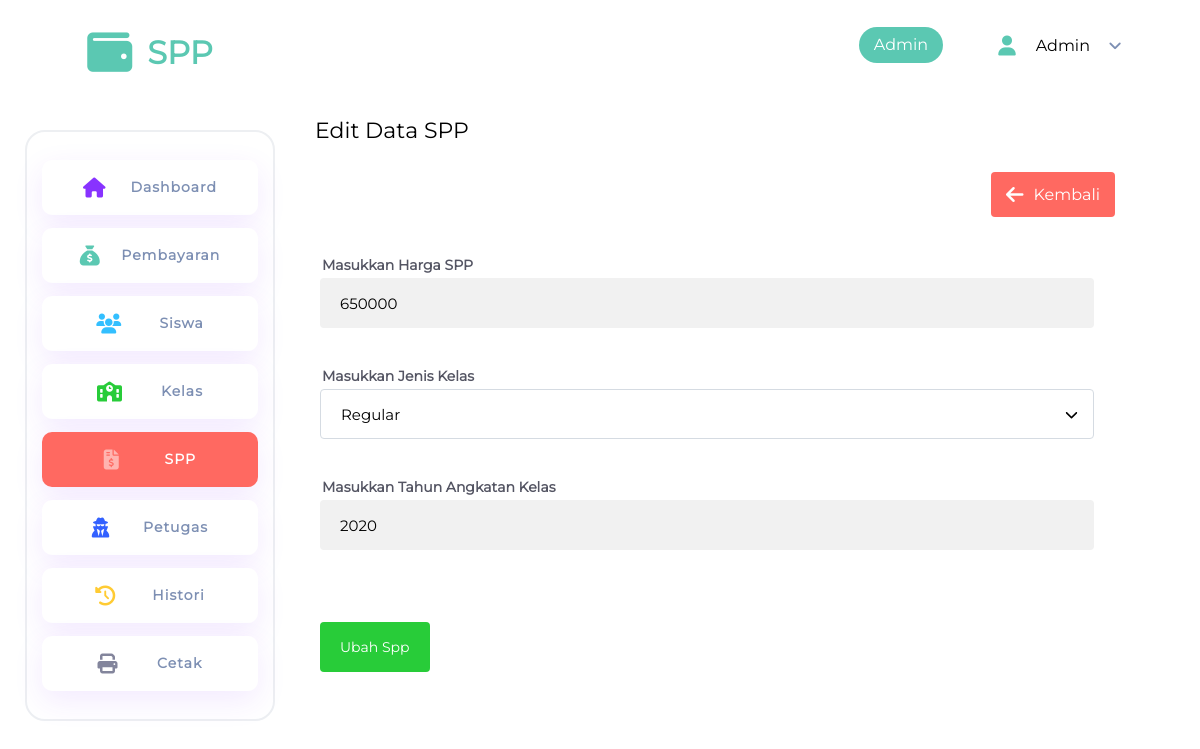
The page /spp/edit.php?id=1 (signed in) on the database its author committed.
### tables this page shows
CREATE TABLE `spp` (
  `id_spp` int(11) NOT NULL,
  `harga_spp` int(11) NOT NULL,
  `jenis_kelas` enum('regular','laptop') NOT NULL,
  `tahun_angkatan` year(4) NOT NULL
);

### app/query.php (called while the page is built, shortened)
<?php
function query($query, $returnFetch = true, $returnInArray = false)
{
    global $koneksi;
    $query = mysqli_query($koneksi, $query);
    $row_data = [];
    if ($returnFetch) {
        while ($rows = mysqli_fetch_assoc($query)) {
            $row_data[] = $rows;
        }
        if (count($row_data) === 1) {
            if ($returnInArray) {
                return $row_data;
            } else {
                return $row_data[0];
            }
        }
        return $row_data;
    }
    return $query;
}

### spp/edit.php (the view, shortened to what this page needs)
<?php
include '../templates/header.php';
if (isset($_GET['id']) and $_GET['id']) {
    $idSpp = $_GET['id'];
    $spp = query("SELECT * FROM spp WHERE id_spp = $idSpp");
} else {
    setAlert("SPP Tidak Ditemukan", "floating-alert bg-danger", "ico-exclamation-circle");
    redirect("spp");
    return false;
}
?>
<link rel="stylesheet" href="<?=homeUrl()?>/assets/css/page/form.css">
<h1 class="page-title">Edit Data SPP</h1>
<div class="header-container">
    <a class="button bg-red" href="../spp/"
        style="display:flex; padding: 15px 15px; height: 45px; align-items:center; gap:10px">
        <li class="ico ico-arrow-left c-white"></li>Kembali
    </a>
</div>
<section class="spp active">
    <form action="" method="post" id="kelasForm">
        <div class="wrapper">
            <div class="input-group">
                <div class="input-layout">
                    <label for="harga">Masukkan Harga SPP</label>
                    <input id="harga" type="number" class="input" name="harga" placeholder="Harga SPP"
                        value="<?=$spp['harga_spp']?>">
                </div>
            </div>
            <div class="input-group">
                <div class="input-layout">
                    <label for="jenisKelas">Masukkan Jenis Kelas</label>
                    <select class="input" name="jenisKelas" id="jenisKelas">
                        <option value="<?=$spp['jenis_kelas']?>" selected><?=ucfirst($spp['jenis_kelas'])?></option>
                    </select>
                </div>
            </div>
            <div class="input-group">
                <div class="input-layout">
                    <label for="angkatan">Masukkan Tahun Angkatan Kelas</label>
                    <input type="number" name="angkatan" id="angkatan" class="input" placeholder="Tahun Angkatan Kelas"
                        value="<?=$spp['tahun_angkatan']?>">
                </div>
            </div>
        </div>
        <div class="wrapper-grid">
            <button class="button bg-success" style="padding: 0 20px; height: 50px; font-size: 14px;">Ubah
                Spp</button>
        </div>
    </form>
</section>
<?php
include '../templates/footer.php';
?>

### assets/css/app.css (style rules this page uses)
*, body, html { position: relative; margin: 0; padding: 0; box-sizing: border-box; font-family: "Montserrat", sans-serif !important; -webkit-font-smoothing: antialiased; }
a { text-decoration: none; color: #0056b3; }
label { font-family: "Nunito"; display: block; font-style: normal; font-weight: 600; font-size: 14px; line-height: 16px; margin: 0 0 5px 2px; color: var(--neutral-gray-dark); }
li { list-style-type: none; }
.page-title { font-size: 22px; margin: 30px 20px; }

### assets/css/page/form.css (style rules this page uses)
.header-container { display: grid; grid-template-columns: auto auto; justify-content: space-between; align-items: center; padding: 0 40px 0 0; margin: 0 20px 35px 20px; gap: 15px; justify-items: end; }
.wrapper-grid { margin-top: 2rem; display: flex; flex-direction: row; flex-wrap: wrap; gap: 2.5rem; justify-content: left; margin-left: 25px; }
.wrapper { margin-top: 2.5rem; display: flex; flex-direction: column; gap: 2.5rem; margin-left: 25px; }
section .wrapper .input-group .input { width: 90.5%; }

### assets/css/components/colors.css (style rules this page uses)
:root { --color-danger: rgb(255 102 51); --color-info: rgb(51 191 255); --color-success: rgb(40 204 57); --color-sky: rgb(51 97 255); --color-warning: rgb(255 203 51); --color-primary: rgb(136 51 255); --color-secondary: rgb(125 143 179); --color-green-pastel: rgb(91 200 178); --color-red-pastel: rgb(255 105 97); --color-yellow-pastel: rgb(253 253 150); --neutral-gray-dark: rgb(84 85 99); --neutral-black: rgb(43 43 67); --neutral-gray: rgb(131 133 156); --color-gray: rgb(188 190 200); --badge-bg-success: rgb(235 249 241); --badge-success: rgb(31 146 84); --badge-bg-danger: rgb(251 231 232); --badge-danger: rgb(163 13 17); --badge-bg-warning: rgb(242 242 186); --badge-warning: rgb(163 83 13); --badge-bg-info: rgba(188, 186, 242, 0.45); --badge-info: rgb(31, 13, 163); --hover-brightness: 0.9; --icon-size: 20px; --logo-size: 45px; }
.c-white { color: white !important; }
.bg-success { background-color: var(--color-success) !important; }
.bg-red { background-color: var(--color-red-pastel) !important; }

### assets/css/components/button.css (style rules this page uses)
.button { border-radius: 4px; padding: 5px 10px; border: none; cursor: pointer; transition: all 250ms; }
.button.bg-danger, .button.bg-success, .button.bg-info, .button.bg-primary, .button.bg-sky, .button.bg-red, .button.bg-green { color: white; }

### assets/css/components/input.css (style rules this page uses)
.input-group { display: flex; position: relative; flex-direction: column; flex-wrap: nowrap; gap: 10px; }
.input-layout { display: flex; flex-direction: column; align-items: flex-start; width: 100%; }
.input { background: #f1f1f1; border-radius: 4px; border: none; height: 50px; padding: 0 20px; font-size: 15px; color: black !important; transition: box-shadow 200ms ease-in-out; }
.input::placeholder { color: var(--color-gray); }
select.input, select { padding: 0 50px 0 20px; appearance: none; -webkit-appearance: none; -moz-appearance: none; border-radius: 4px; background: #f1f1f1; font-size: 15px; border: none; color: black !important; background-image: url("../../img/chevron-down-solid.svg"); background-repeat: no-repeat; background-position: right 1em center; background-size: 0.8rem; background-color: rgba(255, 255, 255, 0.0001); border: 1px solid #d5dbe2; }

### assets/css/components/circle.css (style rules this page uses)
:root { --circle-sky: rgba(51, 99, 255, 0.35); --circle-red: rgba(255, 105, 97, 0.35); --circle-green: rgba(91, 200, 178, 0.35); }

### rows shown on the page
spp: harga "650000", jenisKelas "Regular", angkatan "2020"

### other values the page prints
getLevel() "Admin"
getUName() "Admin"
